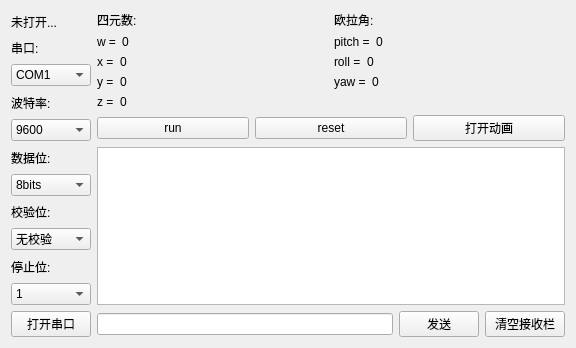
<?xml version="1.0" encoding="UTF-8"?>
<ui version="4.0">
 <class>Widget</class>
 <widget class="QWidget" name="Widget">
  <property name="geometry">
   <rect>
    <x>0</x>
    <y>0</y>
    <width>576</width>
    <height>348</height>
   </rect>
  </property>
  <property name="windowTitle">
   <string>Spacelan's 串口调试助手</string>
  </property>
  <layout class="QGridLayout" name="gridLayout">
   <item row="0" column="0">
    <layout class="QVBoxLayout" name="verticalLayout_2">
     <item>
      <widget class="QLabel" name="appName">
       <property name="text">
        <string>未打开...</string>
       </property>
      </widget>
     </item>
     <item>
      <widget class="QLabel" name="label">
       <property name="text">
        <string>串口:</string>
       </property>
      </widget>
     </item>
     <item>
      <widget class="QComboBox" name="portnameComboBox">
       <item>
        <property name="text">
         <string>COM1</string>
        </property>
       </item>
       <item>
        <property name="text">
         <string>COM2</string>
        </property>
       </item>
       <item>
        <property name="text">
         <string>COM3</string>
        </property>
       </item>
       <item>
        <property name="text">
         <string>COM4</string>
        </property>
       </item>
       <item>
        <property name="text">
         <string>COM5</string>
        </property>
       </item>
       <item>
        <property name="text">
         <string>COM6</string>
        </property>
       </item>
       <item>
        <property name="text">
         <string>COM7</string>
        </property>
       </item>
       <item>
        <property name="text">
         <string>COM8</string>
        </property>
       </item>
      </widget>
     </item>
     <item>
      <widget class="QLabel" name="label_2">
       <property name="text">
        <string>波特率:</string>
       </property>
      </widget>
     </item>
     <item>
      <widget class="QComboBox" name="baudRateComboBox">
       <item>
        <property name="text">
         <string>9600</string>
        </property>
       </item>
       <item>
        <property name="text">
         <string>115200</string>
        </property>
       </item>
      </widget>
     </item>
     <item>
      <widget class="QLabel" name="label_3">
       <property name="text">
        <string>数据位:</string>
       </property>
      </widget>
     </item>
     <item>
      <widget class="QComboBox" name="dataBitsComboBox">
       <item>
        <property name="text">
         <string>8bits</string>
        </property>
       </item>
       <item>
        <property name="text">
         <string>7bits</string>
        </property>
       </item>
      </widget>
     </item>
     <item>
      <widget class="QLabel" name="label_4">
       <property name="text">
        <string>校验位:</string>
       </property>
      </widget>
     </item>
     <item>
      <widget class="QComboBox" name="parityComboBox">
       <item>
        <property name="text">
         <string>无校验</string>
        </property>
       </item>
       <item>
        <property name="text">
         <string>奇校验</string>
        </property>
       </item>
       <item>
        <property name="text">
         <string>偶校验</string>
        </property>
       </item>
      </widget>
     </item>
     <item>
      <widget class="QLabel" name="label_5">
       <property name="text">
        <string>停止位:</string>
       </property>
      </widget>
     </item>
     <item>
      <widget class="QComboBox" name="stopbitsComboBox">
       <item>
        <property name="text">
         <string>1</string>
        </property>
       </item>
       <item>
        <property name="text">
         <string>1.5</string>
        </property>
       </item>
       <item>
        <property name="text">
         <string>2</string>
        </property>
       </item>
      </widget>
     </item>
     <item>
      <widget class="QPushButton" name="openclosebtn">
       <property name="text">
        <string>打开串口</string>
       </property>
      </widget>
     </item>
    </layout>
   </item>
   <item row="0" column="1">
    <layout class="QVBoxLayout" name="verticalLayout_5">
     <item>
      <layout class="QHBoxLayout" name="horizontalLayout_3">
       <item>
        <layout class="QVBoxLayout" name="verticalLayout">
         <item>
          <widget class="QLabel" name="label_quat">
           <property name="text">
            <string>四元数:</string>
           </property>
          </widget>
         </item>
         <item>
          <layout class="QFormLayout" name="formLayout">
           <item row="0" column="0">
            <widget class="QLabel" name="label_w">
             <property name="text">
              <string>w =</string>
             </property>
            </widget>
           </item>
           <item row="0" column="1">
            <widget class="QLabel" name="label_w_display">
             <property name="text">
              <string>0</string>
             </property>
            </widget>
           </item>
          </layout>
         </item>
         <item>
          <layout class="QFormLayout" name="formLayout_2">
           <item row="0" column="0">
            <widget class="QLabel" name="label_x">
             <property name="text">
              <string>x =</string>
             </property>
            </widget>
           </item>
           <item row="0" column="1">
            <widget class="QLabel" name="label_x_display">
             <property name="text">
              <string>0</string>
             </property>
            </widget>
           </item>
          </layout>
         </item>
         <item>
          <layout class="QFormLayout" name="formLayout_3">
           <item row="0" column="0">
            <widget class="QLabel" name="label_y">
             <property name="text">
              <string>y =</string>
             </property>
            </widget>
           </item>
           <item row="0" column="1">
            <widget class="QLabel" name="label_y_display">
             <property name="text">
              <string>0</string>
             </property>
            </widget>
           </item>
          </layout>
         </item>
         <item>
          <layout class="QFormLayout" name="formLayout_4">
           <item row="0" column="0">
            <widget class="QLabel" name="label_z">
             <property name="text">
              <string>z =</string>
             </property>
            </widget>
           </item>
           <item row="0" column="1">
            <widget class="QLabel" name="label_z_display">
             <property name="text">
              <string>0</string>
             </property>
            </widget>
           </item>
          </layout>
         </item>
        </layout>
       </item>
       <item>
        <layout class="QVBoxLayout" name="verticalLayout_3">
         <item>
          <widget class="QLabel" name="label_eular">
           <property name="text">
            <string>欧拉角:</string>
           </property>
          </widget>
         </item>
         <item>
          <layout class="QFormLayout" name="formLayout_5">
           <property name="fieldGrowthPolicy">
            <enum>QFormLayout::AllNonFixedFieldsGrow</enum>
           </property>
           <item row="0" column="0">
            <widget class="QLabel" name="label_pitch">
             <property name="text">
              <string>pitch =</string>
             </property>
            </widget>
           </item>
           <item row="0" column="1">
            <widget class="QLabel" name="label_pitch_display">
             <property name="text">
              <string>0</string>
             </property>
            </widget>
           </item>
          </layout>
         </item>
         <item>
          <layout class="QFormLayout" name="formLayout_6">
           <item row="0" column="0">
            <widget class="QLabel" name="label_roll">
             <property name="text">
              <string>roll =</string>
             </property>
            </widget>
           </item>
           <item row="0" column="1">
            <widget class="QLabel" name="label_roll_display">
             <property name="text">
              <string>0</string>
             </property>
            </widget>
           </item>
          </layout>
         </item>
         <item>
          <layout class="QFormLayout" name="formLayout_7">
           <item row="0" column="0">
            <widget class="QLabel" name="label_yaw">
             <property name="text">
              <string>yaw =</string>
             </property>
            </widget>
           </item>
           <item row="0" column="1">
            <widget class="QLabel" name="label_yaw_display">
             <property name="text">
              <string>0</string>
             </property>
            </widget>
           </item>
          </layout>
         </item>
         <item>
          <widget class="QLabel" name="label_6">
           <property name="text">
            <string/>
           </property>
          </widget>
         </item>
        </layout>
       </item>
      </layout>
     </item>
     <item>
      <layout class="QVBoxLayout" name="verticalLayout_4">
       <item>
        <layout class="QHBoxLayout" name="horizontalLayout_2">
         <item>
          <widget class="QPushButton" name="runpauseBtn">
           <property name="text">
            <string>run</string>
           </property>
          </widget>
         </item>
         <item>
          <widget class="QPushButton" name="restartBtn">
           <property name="text">
            <string>reset</string>
           </property>
          </widget>
         </item>
         <item>
          <widget class="QPushButton" name="displayBTN">
           <property name="text">
            <string>打开动画</string>
           </property>
          </widget>
         </item>
        </layout>
       </item>
       <item>
        <layout class="QVBoxLayout" name="verticalLayout_6">
         <item>
          <widget class="QTextBrowser" name="recieveTextBrowser"/>
         </item>
         <item>
          <layout class="QHBoxLayout" name="horizontalLayout">
           <item>
            <widget class="QLineEdit" name="sendLineEdit">
             <property name="inputMask">
              <string/>
             </property>
             <property name="text">
              <string/>
             </property>
             <property name="placeholderText">
              <string/>
             </property>
            </widget>
           </item>
           <item>
            <widget class="QPushButton" name="sendbtn">
             <property name="text">
              <string>发送</string>
             </property>
            </widget>
           </item>
           <item>
            <widget class="QPushButton" name="clearbtn">
             <property name="text">
              <string>清空接收栏</string>
             </property>
            </widget>
           </item>
          </layout>
         </item>
        </layout>
       </item>
      </layout>
     </item>
    </layout>
   </item>
  </layout>
 </widget>
 <layoutdefault spacing="6" margin="11"/>
 <resources/>
 <connections/>
</ui>
